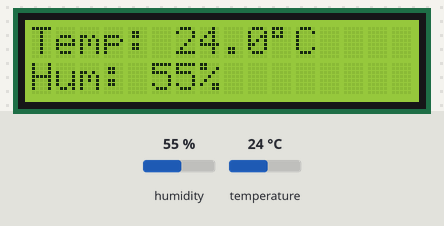
Recording of a sketch running on a simulated Arduino Uno, built with avr-gcc and run on an emulated ATmega328P. Parts: 16×2 character LCD. The test bench sets the inputs (shaded band); at power-on: humidity 55 %, temperature 24 °C.

Above: at 3.2 s.
3.3 s: humidity set to 22 %
At 4.5 s:
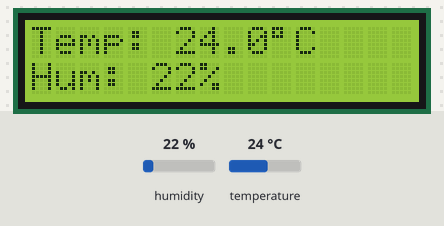
6.0 s: temperature set to 12 °C
At 6.6 s:
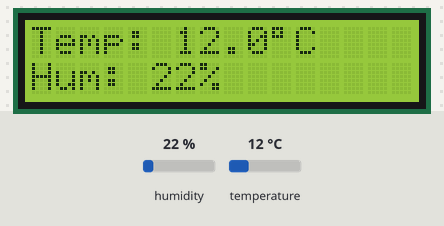
8.7 s: humidity set to 40 %
At 10.8 s:
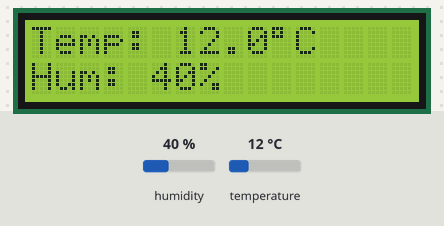
11.8 s: temperature set to 19 °C
At 12.8 s:
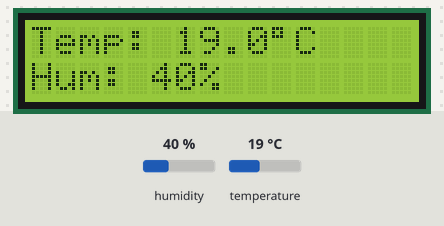
Timing chart, 0 to 14.8 s (numbered marks = the images above; inputs shaded):
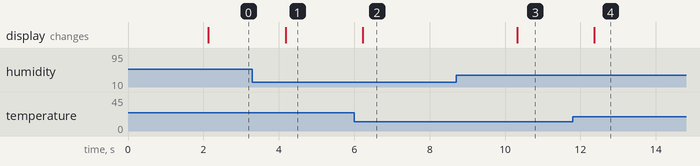

Measured:
- after the input at 3.3 s, the display: changes after 0.88 s (image 1)
- after the input at 6.0 s, the display: changes after 0.23 s (image 2)
- after the input at 8.7 s, the display: changes after 1.6 s (image 3)
- after the input at 11.8 s, the display: changes after 0.57 s (image 4)

The sketch:

DISPLAY_TEMP_LCD.ino
```cpp
#include<Wire.h>
#include<DHT.h>
#include<LiquidCrystal_I2C.h>

#define DHTPIN 2
#define DHTTYPE DHT11

DHT dht(DHTPIN,DHTTYPE);
LiquidCrystal_I2C lcd(0x27,16,2);

void setup(){
  lcd.init();
  lcd.backlight();
  dht.begin();

  lcd.setCursor(0,0);
  lcd.print("Dig Therm");
  lcd.setCursor(0,1);
  lcd.print("Starting...");
  delay(2000);
  lcd.clear();
}

void loop(){
  float humidity = dht.readHumidity();
  float tempC = dht.readTemperature();

  if(isnan(humidity) || isnan(tempC)){
    lcd.clear();
    lcd.setCursor(0,0);
    lcd.print("Sensor Error!");
    delay(1000);
    return;
  }

  lcd.setCursor(0,0);
  lcd.print("Temp: ");
  lcd.print(tempC,1);
  lcd.print((char)223);
  lcd.print("C ");

  lcd.setCursor(0,1);
  lcd.print("Hum: ");
  lcd.print(humidity,0);
  lcd.print("%   ");

  delay(2000);
}
```
